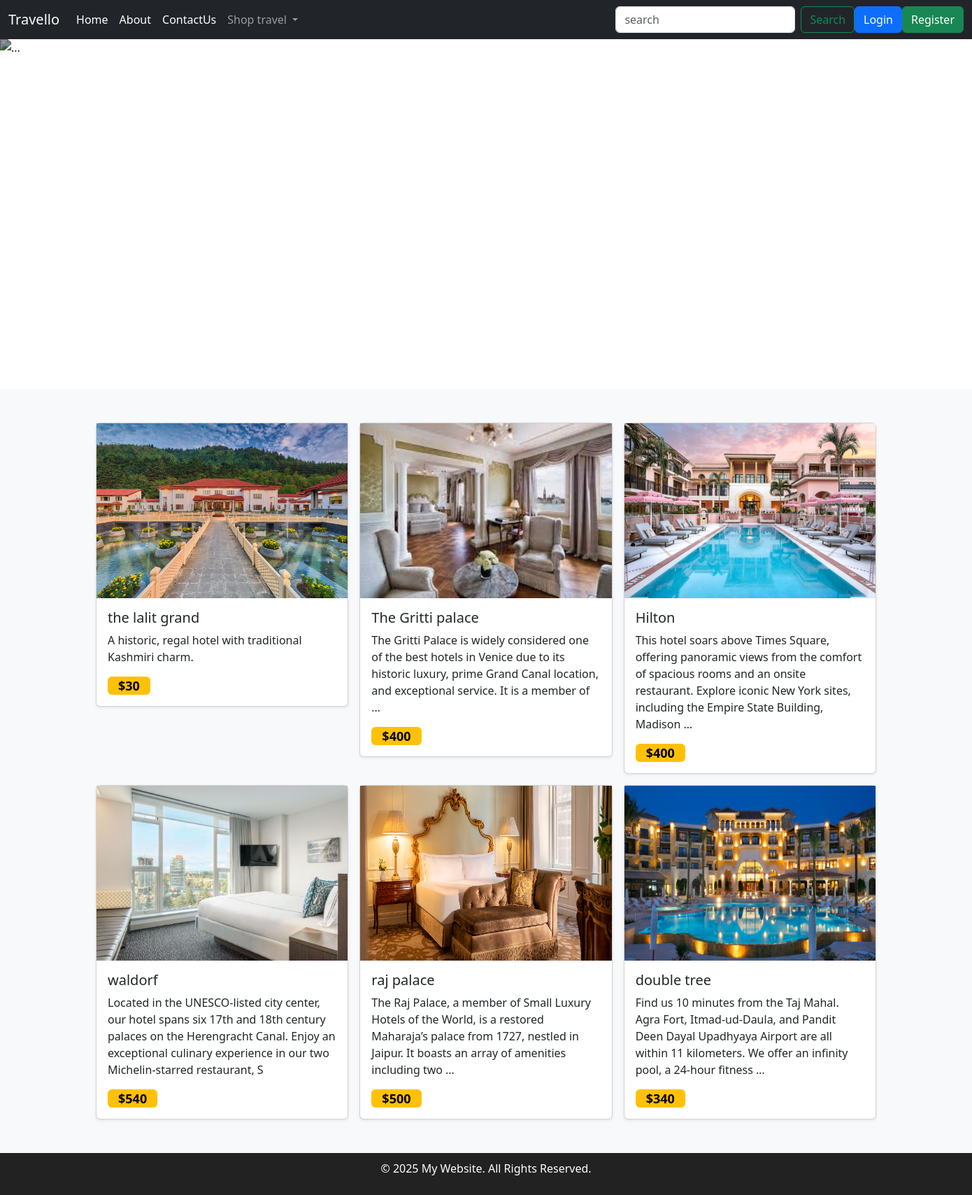
The page /hotel/ on the database its author committed.
### hotel/models.py (models this page shows, shortened)
class Hotel_table(models.Model):
    name=models.CharField(max_length=20)
    img=models.ImageField(upload_to='images/')
    desc=models.CharField(max_length=200)
    price=models.IntegerField()
    city=models.CharField(max_length=20)
    slug=models.SlugField(unique=True,blank=True,null=True)

### hotel/views.py (the view)
# urls.py: path('',views.index, name='home' ),
def index(request):
    htable=Hotel_table.objects.all()
    return render(request,'stay.html',{'htable':htable})

### templates/stay.html (shortened to what this page needs)
{% extends 'base.html' %} {% load static %}  {% block body %}
<div class="container-fluid my-0 px-0">
  <div id="carouselExampleCaptions" class="carousel slide" data-bs-ride="carousel" data-bs-interval="5000">
    <div class="carousel-indicators">
      <button
        type="button"
        data-bs-target="#carouselExampleCaptions"
        data-bs-slide-to="0"
        class="active"
        aria-current="true"
        aria-label="Slide 1"
      ></button>
      <button
        type="button"
        data-bs-target="#carouselExampleCaptions"
        data-bs-slide-to="1"
        aria-label="Slide 2"
      ></button>
      <button
        type="button"
        data-bs-target="#carouselExampleCaptions"
        data-bs-slide-to="2"
        aria-label="Slide 3"
      ></button>
    </div>
    <div class="carousel-inner">
      <div class="carousel-item active">
        <img
          src="{% static 'h1.jpg' %}"
          class="d-block w-100"
          width="900"
          height="500"
          alt="..."
          style="filter:brightness(60%)"
        />
        <div class="carousel-caption d-none d-md-block">
          <h5>“Explore the world, one adventure at a time.”</h5>
          <p>Pack your bags. Leave your worries behind.</p>
        </div>
      </div>
    </div>
    <button
      class="carousel-control-prev"
      type="button"
      data-bs-target="#carouselExampleCaptions"
      data-bs-slide="prev"
    >
      <span class="carousel-control-prev-icon" aria-hidden="true"></span>
    </button>
    <button
      class="carousel-control-next"
      type="button"
      data-bs-target="#carouselExampleCaptions"
      data-bs-slide="next"
    >
      <span class="carousel-control-next-icon" aria-hidden="true"></span>
    </button>
  </div>
  <div class="container text-center"   style="position: absolute;
    top: 280px;
    left: 480px;
    width: 900px;
    height: 500px;
    color: white;
    font-weight: bold;
    text-align: center;"
    >
  <h1 style="font-size:50px;">Find your perfect stay</h1>
  </div>
</div>
<div class="album py-5 bg-body-tertiary">
  <div class="container">
    <div class="row row-cols-1 row-cols-sm-2 row-cols-md-3 g-3">
 {% for h in htable %}
      <div class="col">
        <div class="card shadow-sm">
          <img src= "{{h.img.url}}" style="height:250px;" alt=""></img>
          <div class="card-body">
            <h5>{{h.name}}
            </h5>
            <p class="card-text">
              {{h.desc|truncatewords:30}}
            </p>
            <div class="d-flex justify-content-between align-items-center">
              <div>
                <span class="badge text-bg-warning" style="font-size: 18px; padding: 4px 15px;">${{h.price}}</span>
              </div>
            </div>
          </div>
        </div>
      </div>
  {% endfor %}
    </div>
  </div>
</div>
{% endblock %}

### rows shown on the page
Hotel_table: img (picture), name "the lalit grand", desc "A historic, regal hotel with traditional Kashmiri charm.", price "30"
Hotel_table: img (picture), name "The Gritti palace", desc "The Gritti Palace is widely considered one of the best hotels in Venice due to its historic luxury, prime Grand Canal location, and exceptional service. It is a member of …", price "400"
Hotel_table: img (picture), name "Hilton", desc "This hotel soars above Times Square, offering panoramic views from the comfort of spacious rooms and an onsite restaurant. Explore iconic New York sites, including the Empire State Building, Madison …", price "400"
Hotel_table: img (picture), name "waldorf", desc "Located in the UNESCO-listed city center, our hotel spans six 17th and 18th century palaces on the Herengracht Canal. Enjoy an exceptional culinary experience in our two Michelin-starred restaurant, S", price "540"
Hotel_table: img (picture), name "raj palace", desc "The Raj Palace, a member of Small Luxury Hotels of the World, is a restored Maharaja’s palace from 1727, nestled in Jaipur. It boasts an array of amenities including two …", price "500"
Hotel_table: img (picture), name "double tree", desc "Find us 10 minutes from the Taj Mahal. Agra Fort, Itmad-ud-Daula, and Pandit Deen Dayal Upadhyaya Airport are all within 11 kilometers. We offer an infinity pool, a 24-hour fitness …", price "340"
